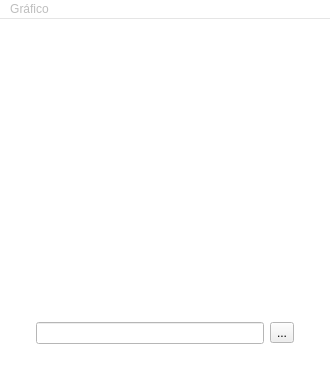
<?xml version="1.0" encoding="UTF-8"?>
<ui version="4.0">
 <class>MainWindow</class>
 <widget class="QMainWindow" name="MainWindow">
  <property name="geometry">
   <rect>
    <x>0</x>
    <y>0</y>
    <width>330</width>
    <height>380</height>
   </rect>
  </property>
  <property name="palette">
   <palette>
    <active>
     <colorrole role="Base">
      <brush brushstyle="SolidPattern">
       <color alpha="255">
        <red>255</red>
        <green>255</green>
        <blue>255</blue>
       </color>
      </brush>
     </colorrole>
     <colorrole role="Window">
      <brush brushstyle="SolidPattern">
       <color alpha="255">
        <red>255</red>
        <green>255</green>
        <blue>255</blue>
       </color>
      </brush>
     </colorrole>
    </active>
    <inactive>
     <colorrole role="Base">
      <brush brushstyle="SolidPattern">
       <color alpha="255">
        <red>255</red>
        <green>255</green>
        <blue>255</blue>
       </color>
      </brush>
     </colorrole>
     <colorrole role="Window">
      <brush brushstyle="SolidPattern">
       <color alpha="255">
        <red>255</red>
        <green>255</green>
        <blue>255</blue>
       </color>
      </brush>
     </colorrole>
    </inactive>
    <disabled>
     <colorrole role="Base">
      <brush brushstyle="SolidPattern">
       <color alpha="255">
        <red>255</red>
        <green>255</green>
        <blue>255</blue>
       </color>
      </brush>
     </colorrole>
     <colorrole role="Window">
      <brush brushstyle="SolidPattern">
       <color alpha="255">
        <red>255</red>
        <green>255</green>
        <blue>255</blue>
       </color>
      </brush>
     </colorrole>
    </disabled>
   </palette>
  </property>
  <property name="windowTitle">
   <string>Tabela</string>
  </property>
  <widget class="QWidget" name="centralwidget">
   <layout class="QGridLayout" name="gridLayout">
    <item row="0" column="0">
     <widget class="QWidget" name="centralWidget" native="true">
      <layout class="QGridLayout" name="gridLayout_2">
       <item row="0" column="0">
        <layout class="QGridLayout" name="grid">
         <item row="0" column="0">
          <widget class="QWidget" name="table_widget" native="true">
           <layout class="QGridLayout" name="gridLayout_3">
            <item row="0" column="0">
             <widget class="QTableView" name="tableView">
              <property name="contextMenuPolicy">
               <enum>Qt::CustomContextMenu</enum>
              </property>
              <property name="frameShape">
               <enum>QFrame::NoFrame</enum>
              </property>
              <property name="sizeAdjustPolicy">
               <enum>QAbstractScrollArea::AdjustToContents</enum>
              </property>
              <property name="editTriggers">
               <set>QAbstractItemView::NoEditTriggers</set>
              </property>
              <property name="verticalScrollMode">
               <enum>QAbstractItemView::ScrollPerPixel</enum>
              </property>
              <property name="horizontalScrollMode">
               <enum>QAbstractItemView::ScrollPerPixel</enum>
              </property>
              <property name="gridStyle">
               <enum>Qt::NoPen</enum>
              </property>
             </widget>
            </item>
            <item row="1" column="0">
             <widget class="QWidget" name="widget_2" native="true">
              <layout class="QHBoxLayout" name="horizontalLayout">
               <item>
                <widget class="QLineEdit" name="table_filename">
                 <property name="text">
                  <string/>
                 </property>
                </widget>
               </item>
               <item>
                <widget class="QToolButton" name="table_explorer_button">
                 <property name="text">
                  <string>...</string>
                 </property>
                </widget>
               </item>
              </layout>
             </widget>
            </item>
           </layout>
          </widget>
         </item>
        </layout>
       </item>
      </layout>
     </widget>
    </item>
   </layout>
  </widget>
  <widget class="QMenuBar" name="menu">
   <property name="enabled">
    <bool>false</bool>
   </property>
   <property name="geometry">
    <rect>
     <x>0</x>
     <y>0</y>
     <width>330</width>
     <height>21</height>
    </rect>
   </property>
   <widget class="QMenu" name="graphics">
    <property name="title">
     <string>Gráfico</string>
    </property>
    <addaction name="open_graphics"/>
   </widget>
   <addaction name="graphics"/>
  </widget>
  <action name="open_graphics">
   <property name="text">
    <string>Abrir</string>
   </property>
  </action>
 </widget>
 <resources/>
 <connections/>
</ui>
